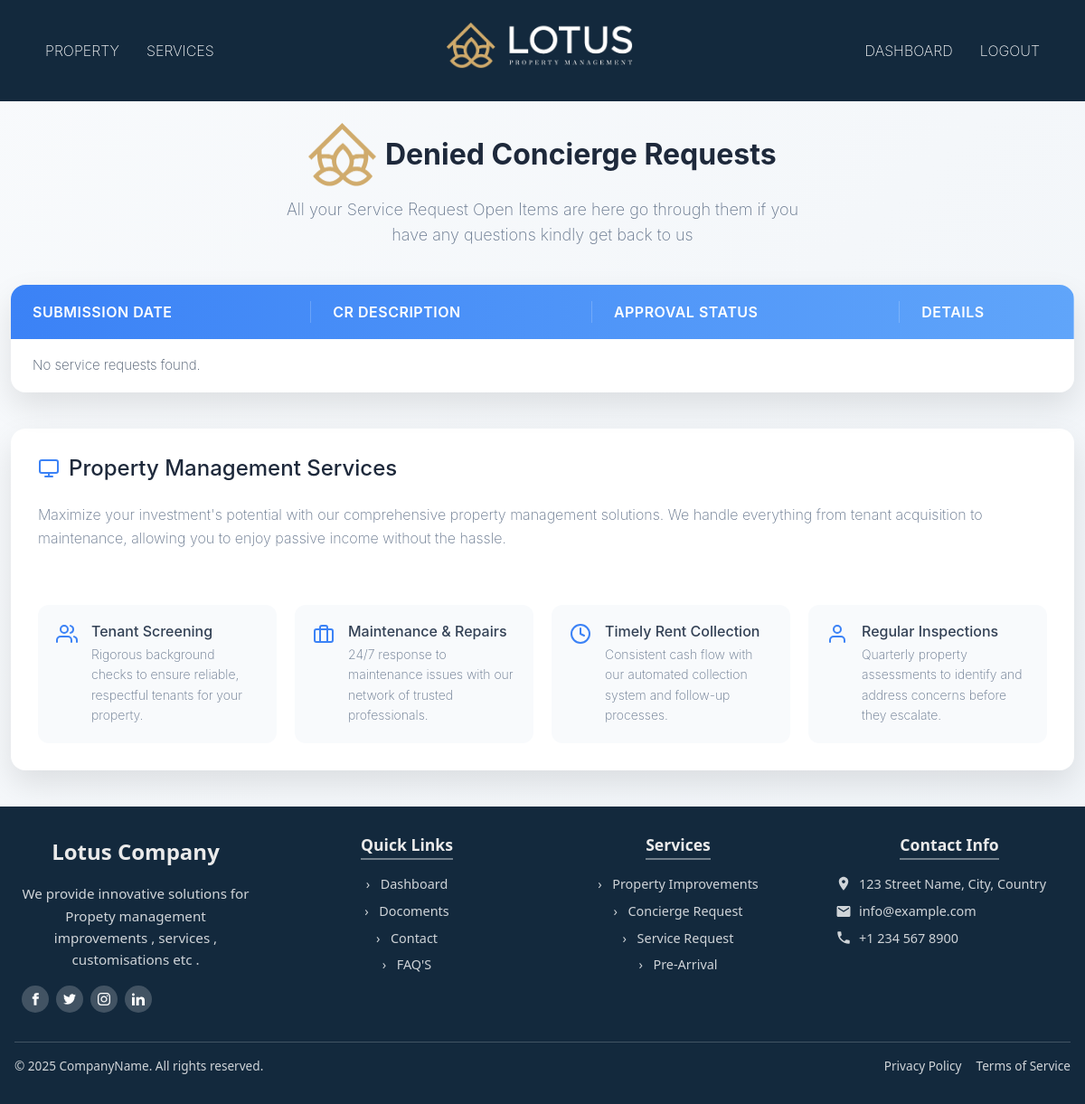
The app's page /denied_concierge_services (signed in), older data.
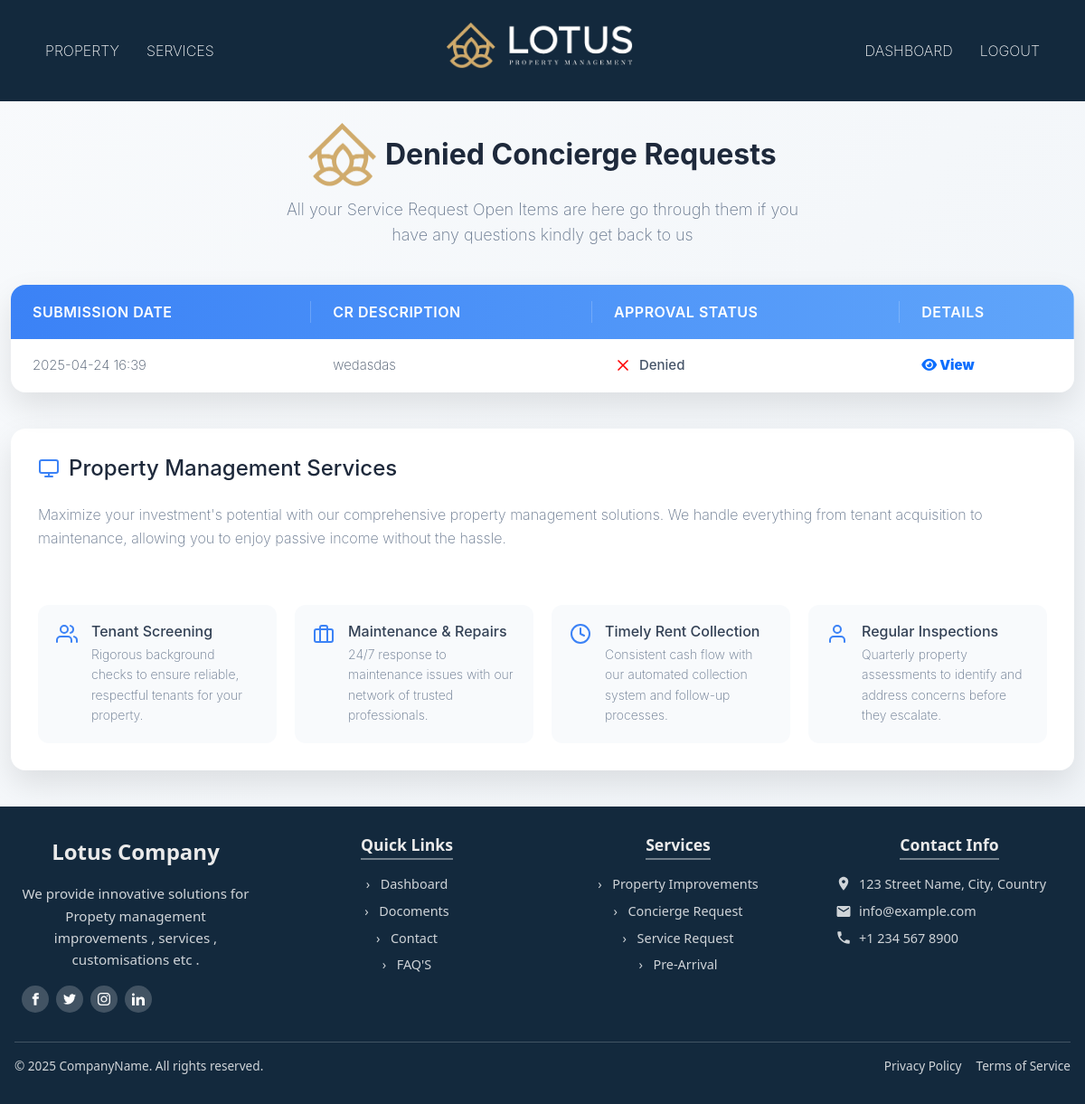
The same page, newer data.
### servicedetails/models.py (models this page shows, shortened)
class ConciergeServiceRequest(models.Model):
    STATUS_CHOICES = [
        ('pending', 'Pending'),
        ('open', 'Open'),
        ('completed', 'Completed'),
        ('denied', 'Denied'),
    ]
    user = models.ForeignKey(Client, on_delete=models.CASCADE)
    description = models.TextField()
    status = models.CharField(max_length=10, choices=STATUS_CHOICES, default='open')
    vendor = models.ForeignKey(Vendor, on_delete=models.SET_NULL, null=True, blank=True)
    created_at = models.DateTimeField(auto_now_add=True)
    completation_denied_date = models.DateField(blank=True, null=True)

### mainapp/views.py (the view)
# urls.py: path('denied_concierge_services', denied_concierge_services, name='denied_concierge_services'),  # ✅ Added service request URL
def denied_concierge_services(request):
    client_id = request.session.get("client_id")
    if not client_id:
        return redirect("mainapp:client_login")
    try:
        client = Client.objects.get(id=client_id)
    except Client.DoesNotExist:
        return redirect("mainapp:client_login")
    service_requests = ConciergeServiceRequest.objects.filter(user=client, status='denied').order_by('-created_at')
    return render(request, 'services/concierge/denied_services.html', {'service_requests': service_requests})

### template/services/concierge/denied_services.html (shortened to what the changed rows need)
{% extends "outbase.html" %}
{% load static %}
{% block content %}
<link rel="stylesheet" href="https://cdnjs.cloudflare.com/ajax/libs/font-awesome/6.5.0/css/all.min.css">
    <div class="container">
        <div class="table-container">
            <table class="services-table">
                <thead>
                    <tr>
                        <th>Submission Date</th>
                        <th>CR Description</th>
                        <th>Approval Status</th>
                        <th>Details</th>
                    </tr>
                </thead>
                <tbody>
                    {% for request in service_requests %}
                    <tr class="{% if request.status == 'open' %}active{% endif %}">
                        <td class="cr-date">{{ request.created_at|date:"Y-m-d H:i" }}</td>
                        <td class="cr-description">{{ request.description }}</td>
                        <td class="cr-status availability-badge">
                            {% if request.status == 'completed' %}
                                <svg xmlns="http://www.w3.org/2000/svg" width="20" height="20" viewBox="0 0 24 24" fill="none" stroke="#10b981" stroke-width="2" stroke-linecap="round" stroke-linejoin="round"><polyline points="20 6 9 17 4 12"></polyline></svg>
                                Completed
                            {% elif request.status == 'pending' %}
                                <svg xmlns="http://www.w3.org/2000/svg" width="20" height="20" viewBox="0 0 24 24" fill="none" stroke="orange" stroke-width="2" stroke-linecap="round" stroke-linejoin="round"><circle cx="12" cy="12" r="10"></circle></svg>
                                Pending
                            {% elif request.status == 'denied' %}
                                <svg xmlns="http://www.w3.org/2000/svg" width="20" height="20" viewBox="0 0 24 24" fill="none" stroke="red" stroke-width="2" stroke-linecap="round" stroke-linejoin="round"><line x1="18" y1="6" x2="6" y2="18"></line><line x1="6" y1="6" x2="18" y2="18"></line></svg>
                                Denied
                            {% else %}
                                <svg xmlns="http://www.w3.org/2000/svg" width="20" height="20" viewBox="0 0 24 24" fill="none" stroke="#6b7280" stroke-width="2" stroke-linecap="round" stroke-linejoin="round"><circle cx="12" cy="12" r="10"></circle></svg>
                                Open
                            {% endif %}
                        </td>
                        <td>
                            <a href="#" class="btn-outline-primary" title="View" onclick="openCRModal(this)">
                                <i class="fa-solid fa-eye"><b> View </b></i>
                            </a>
                        </td>
                    </tr>
                    {% empty %}
                    <tr>
                        <td colspan="4">No service requests found.</td>
                    </tr>
                    {% endfor %}
                </tbody>
            </table>
        </div>
        <div class="service-details">
            <h2>
                Property Management Services
            </h2>
        </div>
    </div>
{% endblock content %}

Row changes from the older to the newer data that the page shows:
now on this page (row edited): ConciergeServiceRequest: created_at "2025-04-24 16:39", description "wedasdas", status "denied" (drawn)
Text that changed along with them:
text no longer shown: "No service requests found."
